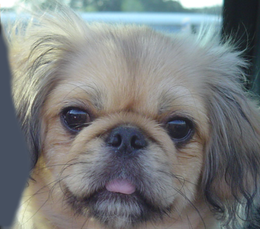
%> input picture raw_data/dog.bmp, 260 x 229 px, shrunk from 410 x 361 before the run
$ octave --eval "proj1_test_filtering;"   (GNU Octave 9; MATLAB toolbox functions it lacks are replaced by stand-ins)
%> lines starting %> are read from the running program, lines starting %| are printed output that depends on the picture
### Matlab scripts/my_imfilter.m
function output = my_imfilter(image, filter)
% This function is intended to behave like the built in function imfilter()
% when operating in convolution mode. See 'help imfilter'.
% While "correlation" and "convolution" are both called filtering,
% there is a difference. From 'help filter2':
%    2-D correlation is related to 2-D convolution by a 180 degree rotation
%    of the filter matrix.

% Your function should meet the requirements laid out on the project webpage.

% Boundary handling can be tricky as the filter can't be centered on pixels
% at the image boundary without parts of the filter being out of bounds. If
% we look at 'help imfilter', we see that there are several options to deal
% with boundaries.
% Please recreate the default behavior of imfilter:
% to pad the input image with zeros, and return a filtered image which matches
% the input image resolution.
% A better approach is to mirror or reflect the image content in the padding.

% Uncomment to call imfilter to see the desired behavior.
% output = imfilter(image, filter, 'conv');

%%%%%%%%%%%%%%%%
% Your code here
%%%%%%%%%%%%%%%%

%%

%Getting the sizes of the image and the filter
[ri,ci,di]=size(image);
[r,c]= size(filter);

%the error message if the filter is even
if rem((r*c),2)==0
    fprintf('ERROR! The filter size is even, the output is undefined')
else

%Finding the central pixel of the filter
Cr = ceil(r/2); Cc= ceil(c/2);

%Finding the number of rows and columns need to be padded
pr=Cr-1; pc=Cc-1;

%padding the image with zeros, the rows and the columns are equal
% to the rows over the center pixel and the columns left to the center
% pixel
%image=padarray(image,[pr,pc],0,'both');

%Padding the image with mirroring the borders, uncomment to try
image=padarray(image,[pr,pc],'symmetric','both');

%Iterating for every pixel in 3D starting, the image is padded with either
%zero pixels or mirrior to the borders. The indices starts from the first
%pixel in the image itself on the padded image
for i=1:1:ri
    for k=1:1:ci
        for j=1:1:di
        % summing the whole matrix after the elementwise multiplication
        % with the filter
        output(i,k,j)= sum(reshape((filter .* image(i:r+i-1,k:c+k-1,j)),[1,r*c]));
        end
    end
end
end
end

### Matlab scripts/proj1_test_filtering.m
function proj1_test_filtering()

 clc; clear;
% This script has test cases to help you test your my_imfilter() function.
% You should verify here that your output is reasonable before using
% your filtering to construct a hybrid image in proj1.m. The outputs are
% all saved and you can include them in your writeup. You can add calls to
% imfilter() if you want to check that my_imfilter() is doing something
% similar.
%
% Written by James Hays.

%% Setup
test_image = im2single(imread('dog.bmp'));
test_image = imresize(test_image, 0.7, 'bilinear'); %resizing to speed up testing
%> test_image: size 161x182x3 single
figure(1)
imshow(test_image)

%% Identify filter
%This filter should do nothing regardless of the padding method you use.
identity_filter = [0 0 0; 0 1 0; 0 0 0];

identity_image  = my_imfilter(test_image, identity_filter);

figure(2); imshow(identity_image);
imwrite(identity_image, 'identity_image.jpg', 'quality', 95);

%% Small blur with a box filter
%This filter should remove some high frequencies
blur_filter = [1 1 1; 1 1 1; 1 1 1];
blur_filter = blur_filter / sum(sum(blur_filter)); %making the filter sum to 1

blur_image = my_imfilter(test_image, blur_filter);

figure(3); imshow(blur_image);
imwrite(blur_image, 'blur_image.jpg', 'quality', 95);

%% Large blur
%This blur would be slow to do directly, so we instead use the fact that
%Gaussian blurs are separable and blur sequentially in each direction.
large_1d_blur_filter = fspecial('Gaussian', [25 1], 10);

large_blur_image = my_imfilter(test_image, large_1d_blur_filter);
%> in my_imfilter (call 3), `image=padarray(image,[pr,pc],'symmetric','both');`:
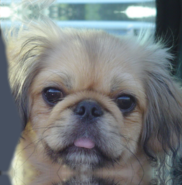
%> image: size 185x182x3 single; mean R, G, B 0.478, 0.496, 0.497
large_blur_image = my_imfilter(large_blur_image, large_1d_blur_filter'); %notice the ' operator which transposes the filter
%> in my_imfilter (call 4), `image=padarray(image,[pr,pc],'symmetric','both');`:
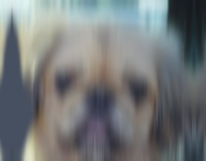
%> image: size 161x206x3 single; mean R, G, B 0.458, 0.474, 0.478
%> after the loop in my_imfilter (call 4), `for i=1:1:ri`:
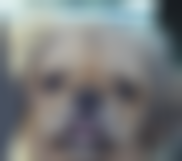
%> output: size 161x182x3 single; mean R, G, B 0.475, 0.488, 0.49; mean of the top-left, top-right, bottom-left and bottom-right quarters 0.64, 0.519, 0.426, 0.356

figure(4); imshow(large_blur_image);
imwrite(large_blur_image, 'large_blur_image.jpg', 'quality', 95);

% %If you want to see how slow this would be to do naively, try out this
% %equivalent operation:
% tic %tic and toc run a timer and then print the elapsted time
% large_blur_filter = fspecial('Gaussian', [25 25], 10);
% large_blur_image = my_imfilter(test_image, large_blur_filter);
% toc

%% Oriented filter (Sobel Operator)
sobel_filter = [-1 0 1; -2 0 2; -1 0 1]; %should respond to horizontal gradients

sobel_image = my_imfilter(test_image, sobel_filter);
%> call 5 of my_imfilter, with filter = [-1 0 1; -2 0 2; -1 0 1]
%> after the loop in my_imfilter (call 5), `for i=1:1:ri`:
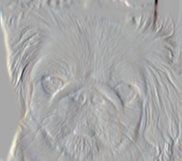
%> output: size 161x182x3 single; mean R, G, B -0.00428, -0.00404, -0.00559; drawn with min black and max white

%0.5 added because the output image is centered around zero otherwise and mostly black
figure(5); imshow(sobel_image + 0.5);
%> after `imshow(sobel_image + 0.5)`:
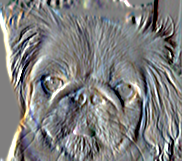
%> displayed picture: size 161x182x3, on the screen's scale of 0 to 255; mean R, G, B 126, 126.3, 126.4
imwrite(sobel_image + 0.5, 'sobel_image.jpg', 'quality', 95);


%% High pass filter (Discrete Laplacian)
laplacian_filter = [0 1 0; 1 -4 1; 0 1 0];

laplacian_image = my_imfilter(test_image, laplacian_filter);
%> call 6 of my_imfilter, with filter = [0 1 0; 1 -4 1; 0 1 0]
%> after the loop in my_imfilter (call 6), `for i=1:1:ri`:
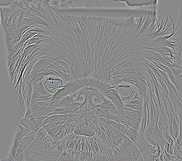
%> output: size 161x182x3 single; mean R, G, B -2.05e-10, 8.24e-11, 6.31e-11; drawn with min black and max white

%0.5 added because the output image is centered around zero otherwise and mostly black
figure(6); imshow(laplacian_image + 0.5);
imwrite(laplacian_image + 0.5, 'laplacian_image.jpg', 'quality', 95);


%% High pass "filter" alternative
high_pass_image = test_image - blur_image; %simply subtract the low frequency content

figure(7); imshow(high_pass_image + 0.5);
%> after `imshow(high_pass_image + 0.5)`:
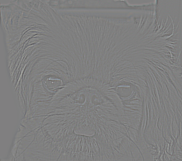
%> displayed picture: size 161x182x3, on the screen's scale of 0 to 255; mean R, G, B 127.5, 127.5, 127.5; mean of the top-left, top-right, bottom-left and bottom-right quarters 127.5, 127.5, 127.5, 127.5
imwrite(high_pass_image + 0.5, 'high_pass_image.jpg', 'quality', 95);
